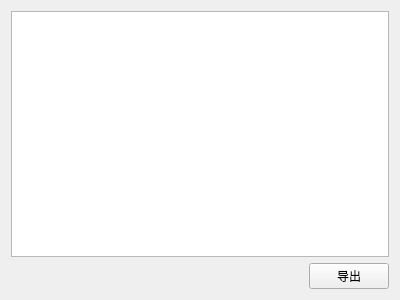
<?xml version="1.0" encoding="UTF-8"?>
<ui version="4.0">
 <class>StatView</class>
 <widget class="QWidget" name="StatView">
  <property name="geometry">
   <rect>
    <x>0</x>
    <y>0</y>
    <width>400</width>
    <height>300</height>
   </rect>
  </property>
  <property name="windowTitle">
   <string>逾期统计</string>
  </property>
  <layout class="QGridLayout" name="gridLayout">
   <item row="0" column="0">
    <widget class="QTableView" name="tableOverdue"/>
   </item>
   <item row="1" column="0">
    <layout class="QHBoxLayout" name="horizontalLayout">
     <item>
      <spacer name="horizontalSpacer">
       <property name="orientation">
        <enum>Qt::Orientation::Horizontal</enum>
       </property>
       <property name="sizeHint" stdset="0">
        <size>
         <width>40</width>
         <height>20</height>
        </size>
       </property>
      </spacer>
     </item>
     <item>
      <widget class="QPushButton" name="btnExport">
       <property name="text">
        <string>导出</string>
       </property>
      </widget>
     </item>
    </layout>
   </item>
  </layout>
 </widget>
 <resources/>
 <connections/>
</ui>
